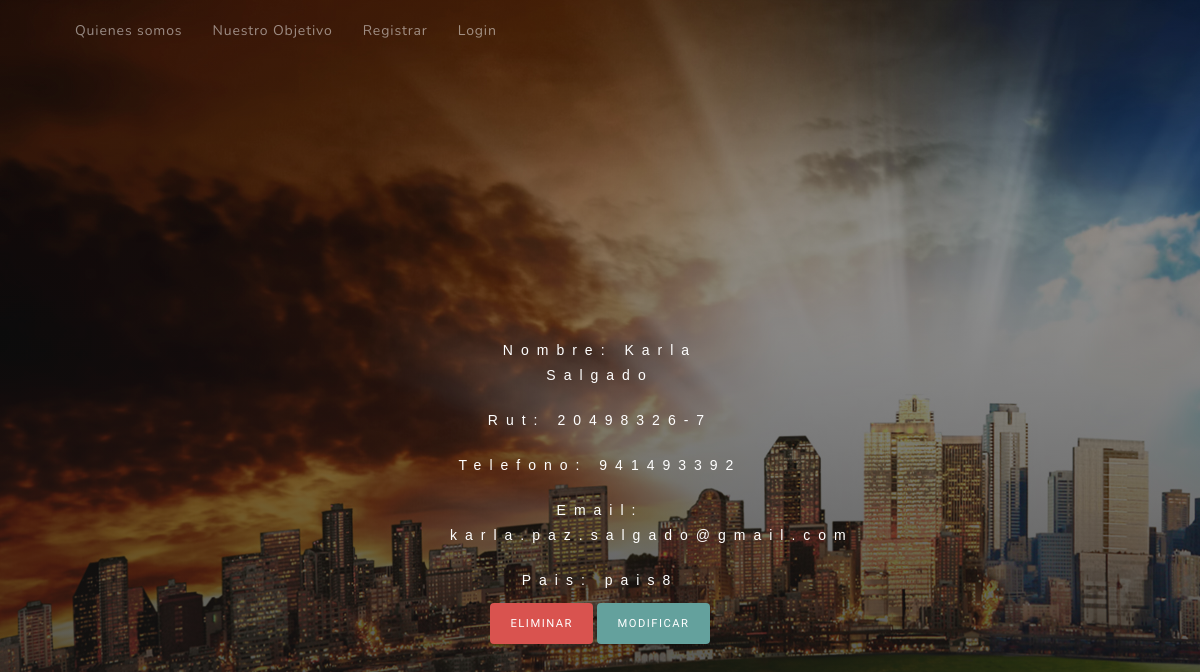
The page /comunidad/voluntario/16 on the database its author committed.
### comunidad/models.py (models this page shows, shortened)
class Voluntario(models.Model):
    rut = models.CharField(max_length=10)
    nombre = models.CharField(max_length=100)
    apellido = models.CharField(max_length=100)
    email = models.EmailField(max_length=100)
    telefono = models.CharField(max_length=10)
    pais = models.CharField(max_length=30)
    class Meta:
        ordering = ['apellido']

### comunidad/views.py (the view)
# urls.py: path('voluntario/<int:pk>',views.VoluntarioDetailView.as_view(),name='voluntario-detail'),
class VoluntarioDetailView(generic.DetailView):
    model = Voluntario

### comunidad/templates/comunidad/voluntario_detail.html
{% extends "base_generic.html" %}
{% block content %}
<body>
	<header class="masthead">
    <div class="container d-flex h-100 align-items-center">
      <div class="mx-auto text-center">
        <h2 class="mx-auto text-center" id="secundarioSuscribe">Nombre: {{voluntario.nombre }} {{voluntario.apellido}}</h2>
        <h2 class="mx-auto text-center" id="secundarioSuscribe">Rut: {{voluntario.rut}}</h2>
        <h2 class="mx-auto text-center" id="secundarioSuscribe">Telefono: {{voluntario.telefono}}</h2>
        <h2 class="mx-auto text-center" id="secundarioSuscribe">Email: {{voluntario.email}}</h2>
        <h2 class="mx-auto text-center" id="secundarioSuscribe">Pais: {{voluntario.pais}}</h2>
        <a href="{% url 'voluntario_eliminar' voluntario.id %}" class="btn btn-danger">Eliminar</a>
        <a href="{% url 'voluntario_update' voluntario.id %}" class="btn btn-primary js-scroll-trigger">Modificar</a>
      </div>
    </div>
   </header>
</body>
{% endblock %}

### comunidad/static/css/styles.css (style rules this page uses)
body { background: -webkit-gradient(linear, left top, left bottom, from(rgba(22, 22, 22, 0.3)), color-stop(75%, rgba(22, 22, 22, 0.7)), to(#161616)), url("../images/planetadividido.jpg"); background: linear-gradient(to bottom, rgba(22, 22, 22, 0.3) 0%, rgba(22, 22, 22, 0.7) 75%, #161616 100%), url("../images/planetadividido.jpg"); }
#secundarioSuscribe { font-family: 'Gill Sans', 'Gill Sans MT', Calibri, 'Trebuchet MS', sans-serif; font-size: 100%; align-items: center; line-height: 2.5rem; letter-spacing: 0.8rem; color: #fff; }
.masthead h2 { max-width: 20rem; font-size: 1rem; }
@media (min-width: 992px) { .masthead { height: 100vh; padding: 0; } }
@media (min-width: 992px) { .masthead h2 { max-width: 30rem; font-size: 1.25rem; } }
.btn { -webkit-box-shadow: 0 0.1875rem 0.1875rem 0 rgba(0, 0, 0, 0.1) !important; box-shadow: 0 0.1875rem 0.1875rem 0 rgba(0, 0, 0, 0.1) !important; padding: 1.25rem 2rem; font-family: 'Varela Round'; font-size: 80%; text-transform: uppercase; letter-spacing: .15rem; border: 0; }
.btn-primary { background-color: #64a19d; }
body { font-family: 'Nunito'; letter-spacing: 0.0625em; }
a { color: #64a19d; }
:root { --main-white-color: white; --main-black-color: black; }

### rows shown on the page
Voluntario: nombre "Karla", apellido "Salgado", rut "20498326-7", telefono "941493392", email "karla.paz.salgado@gmail.com", pais "pais8"
